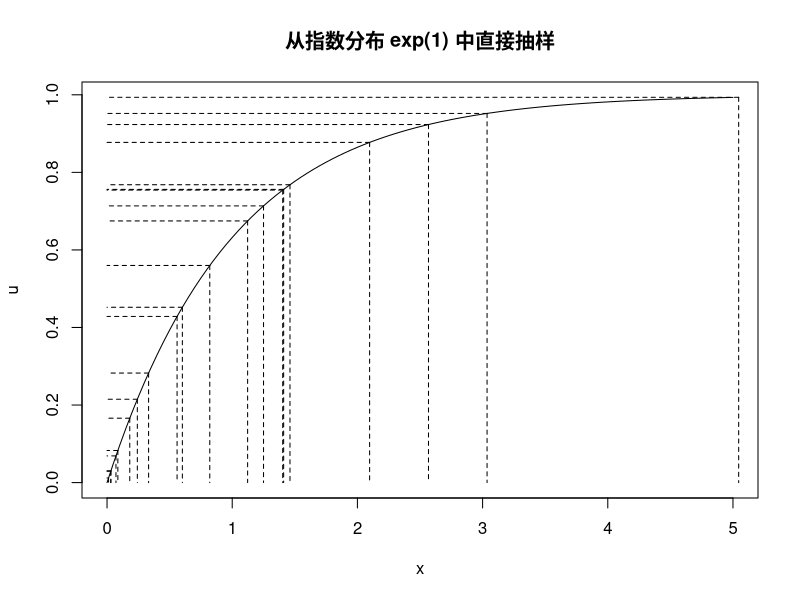

Source code (R): (Note: this script raises an error after producing the figure.)
## ---- chunk 1
lambda <- 1
u <- runif(20)
x <- -1/lambda * log(1 - u)
curve(1 - exp(-x), 0, 5, ylab = 'u', main = '从指数分布 exp(1) 中直接抽样') 
for (i in 1:length(x)){
  lines(c(x[i], x[i]), c(u[i], 0), lty = 'dashed')
  lines(c(x[i], 0), c(u[i], u[i]), lty = 'dashed')
}
## ---- chunk 2
library(ggplot2)
cggplot(data.frame(x=runif(1000, -6, 6)), aes(x)) +
  stat_function(fun=dnorm,  aes(colour = 'Normal')) +
  stat_function(fun=dt, args = list(df = 2), aes(colour = 't'))  +
  scale_colour_manual("分布", values = c("red",  "green"), labels = c('N(0, 1)', expression(t[2]))) +
  ylab('密度')
